Frame 1 (no input): blank canvas, image omitted
Frame 60 (the mouse pressed at the canvas centre just before this capture): blank canvas, image omitted
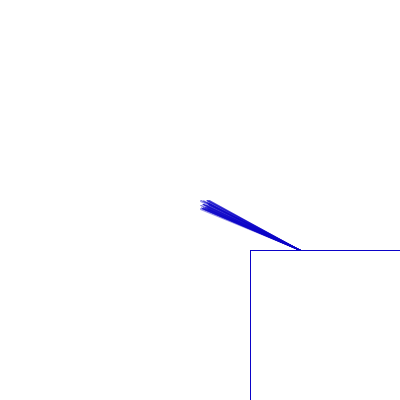
Frame 120 (the mouse held since frame 60 and released just before this capture)

The Processing sketch whose frames 1 and 60 were blank and that drew this single picture after the mouse press (run headless with seeded random() and noise(); from frame 60 on, the mouse is pressed at the canvas centre):

// Processing sketch: processing_2487
// ── processing_2487.pde

//This is the setup wrapper. Anything in here happens once at the start of our program. 
boolean isDrawing = false; 
 
void setup() { 
   
  size(400,400); //set the size of the window. 
  background(255); //set the background colour 
  smooth();//turn on smoothing 
  stroke(10,2,200,100); 
  fill(255,140,0,0); 
   
   
}; 
 
//This is the draw wrapper. Anything in here happens once per frame. 
void draw() { 
  if (isDrawing) { 
   
  line(300,250, mouseX + random(10), mouseY +random(10)); 
 rect(250,250,mouseX + random (2), mouseY + random(2)); 
  } 
}; 
 
void mousePressed() { 
  isDrawing = !isDrawing; 
}; 
